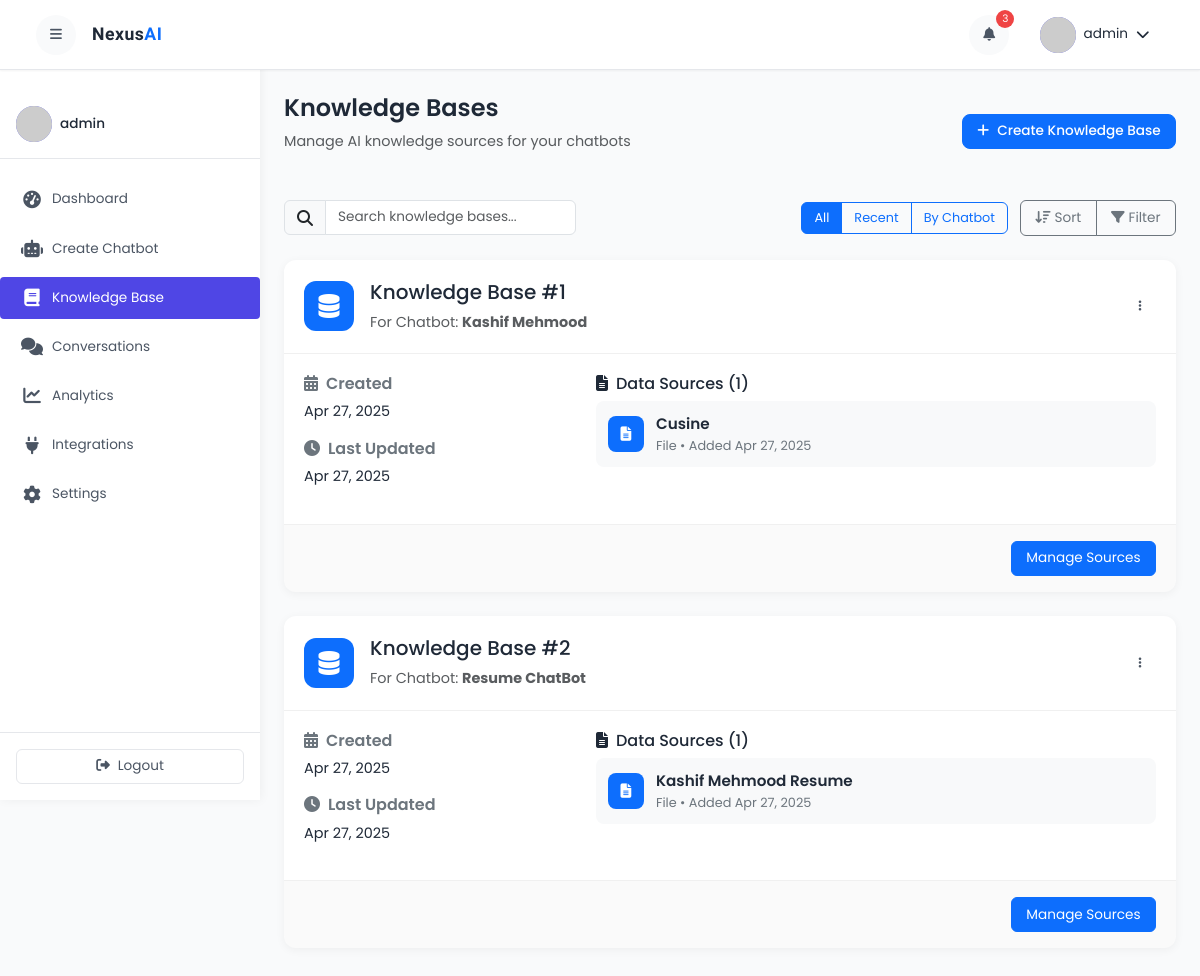
The page /kb/ (signed in) on the database its author committed.
### kb/models.py (models this page shows, shortened)
class KnowledgeBase(models.Model):
    knowledge_base_id = models.UUIDField(primary_key=True, default=uuid.uuid4, editable=False)
    chatbot = models.ForeignKey('chat.Chatbot', on_delete=models.CASCADE)
    created_at = models.DateTimeField(auto_now_add=True)
    updated_at = models.DateTimeField(auto_now=True)

class DataSource(models.Model):
    kb = models.ForeignKey('KnowledgeBase', on_delete=models.CASCADE)
    url = models.URLField(blank=True, null=True)
    file = models.FileField(upload_to='data_sources/', blank=True)
    text_title = models.CharField(max_length=200)
    text_content = models.TextField()
    source_type = models.CharField(max_length=200, choices=SOURCE_TYPE_CHOICES)
    chunk_ids = models.JSONField(blank=True, null=True, default=list)
    created_at = models.DateTimeField(auto_now_add=True)
    updated_at = models.DateTimeField(auto_now=True)

### chat/models.py (models this page shows, shortened)
class Chatbot(models.Model):
    chatbot_id = models.UUIDField(primary_key=True, default=uuid.uuid4, editable=False)
    user = models.ForeignKey(User, on_delete=models.CASCADE)
    name = models.CharField(max_length=255, default="New Chatbot")
    description = models.TextField(null=True, blank=True)
    prompt = models.TextField(null=True, blank=True)
    llm_provider = models.CharField(max_length=255, choices=LLM_PROVIDER_CHOICES, default='openai')
    llm_model = models.CharField(max_length=255, choices=LLM_MODEL_CHOICES, default='gpt-4o-mini')
    is_active = models.BooleanField(default=True)
    is_public = models.BooleanField(default=False)
    created_at = models.DateTimeField(auto_now_add=True)
    updated_at = models.DateTimeField(auto_now=True)

### kb/views.py (the view)
# urls.py: path('', views.knowledge_bases, name='knowledge_base'),
def knowledge_bases(request):
    chatbots = Chatbot.objects.filter(user=request.user)
    knowledge_bases = KnowledgeBase.objects.filter(chatbot__user=request.user)
    data_sources = DataSource.objects.filter(kb__chatbot__user=request.user)
    url_sources_count = data_sources.filter(source_type='url').count()
    file_sources_count = data_sources.filter(source_type='file').count()
    context = {
        'chatbots': chatbots,
        'knowledge_bases': knowledge_bases,
        'data_sources': data_sources,
        'url_sources_count': url_sources_count,
        'file_sources_count': file_sources_count
    }
    return render(request, 'dashboard/knowledge_base.html', context)

### templates/dashboard/knowledge_base.html (shortened to what this page needs)
{% extends 'common/dashboard_base.html' %}
{% load static %}
{% block content %}
<div class="dashboard-header">
    <div class="row align-items-center mb-4">
        <div class="col-md-6">
            <h1 class="page-title">Knowledge Bases</h1>
            <p class="text-muted">Manage AI knowledge sources for your chatbots</p>
        </div>
        <div class="col-md-6 text-md-end">
            <button class="btn btn-primary btn-create" data-bs-toggle="modal" data-bs-target="#createKnowledgeBaseModal">
                <i class="fas fa-plus me-2"></i>Create Knowledge Base
            </button>
        </div>
    </div>
</div>
<div class="knowledge-base-filters mb-4">
    <div class="row g-2">
        <div class="col-md-4">
            <div class="input-group">
                <span class="input-group-text"><i class="fas fa-search"></i></span>
                <input type="text" class="form-control" id="kb-search" placeholder="Search knowledge bases...">
            </div>
        </div>
        <div class="col-md-8 text-md-end">
            <div class="btn-group filter-buttons" role="group">
                <button type="button" class="btn btn-outline-primary active">All</button>
                <button type="button" class="btn btn-outline-primary">Recent</button>
                <button type="button" class="btn btn-outline-primary">By Chatbot</button>
            </div>
            <div class="btn-group ms-2" role="group">
                <button type="button" class="btn btn-outline-secondary"><i class="fas fa-sort-amount-down me-1"></i>Sort</button>
                <button type="button" class="btn btn-outline-secondary"><i class="fas fa-filter me-1"></i>Filter</button>
            </div>
        </div>
    </div>
</div>
{% if knowledge_bases %}
<div class="knowledge-base-list">
    {% for kb in knowledge_bases %}
    <div class="row mb-4">
        <div class="col-12">
            <div class="kb-card">
                <div class="kb-card-header">
                    <div class="d-flex align-items-center">
                        <div class="kb-avatar bg-primary">
                            <i class="fas fa-database"></i>
                        </div>
                        <div class="ms-3">
                            <h5 class="kb-name">Knowledge Base #{{ forloop.counter }}</h5>
                            <p class="text-muted mb-0">For Chatbot: <strong>{{ kb.chatbot.name }}</strong></p>
                        </div>
                    </div>
                    <div class="dropdown">
                        <button class="btn btn-sm btn-icon" type="button" id="dropdownMenuButton{{ kb.knowledge_base_id }}" data-bs-toggle="dropdown" aria-expanded="false">
                            <i class="fas fa-ellipsis-v"></i>
                        </button>
                    </div>
                </div>
                <div class="kb-card-body">
                    <div class="row">
                        <div class="col-md-4">
                            <div class="kb-info">
                                <h6 class="mb-2"><i class="fas fa-calendar-alt me-2"></i>Created</h6>
                                <p>{{ kb.created_at|date:"M d, Y" }}</p>
                            </div>
                            <div class="kb-info">
                                <h6 class="mb-2"><i class="fas fa-clock me-2"></i>Last Updated</h6>
                                <p>{{ kb.updated_at|date:"M d, Y" }}</p>
                            </div>
                        </div>
                        <div class="col-md-8">
                            <h6 class="mb-2"><i class="fas fa-file-alt me-2"></i>Data Sources ({{ kb.datasource_set.count }})</h6>
                            {% if kb.datasource_set.exists %}
                            <div class="data-sources-list">
                                {% for source in kb.datasource_set.all|slice:":5" %}
                                <div class="data-source-item">
                                    <div class="source-icon">
                                        {% if source.source_type == 'url' %}
                                        <i class="fas fa-link"></i>
                                        {% elif source.source_type == 'file' %}
                                        <i class="fas fa-file-alt"></i>
                                        {% else %}
                                        <i class="fas fa-align-left"></i>
                                        {% endif %}
                                    </div>
                                    <div class="source-info">
                                        <p class="source-title">{{ source.text_title }}</p>
                                        <p class="source-type">{{ source.get_source_type_display }} • Added {{ source.created_at|date:"M d, Y" }}</p>
                                    </div>
                                </div>
                                {% endfor %}
                            </div>
                            {% else %}
                            <p class="text-muted">No data sources added yet.</p>
                            {% endif %}
                        </div>
                    </div>
                </div>
                <div class="kb-card-footer">
                    <a href="{% url 'kb:knowledge_base_detail' kb.knowledge_base_id %}" class="btn btn-primary">Manage Sources</a>
                </div>
            </div>
        </div>
    </div>
    {% endfor %}
</div>
{% endif %}
{% endblock %}

### templates/common/dashboard_base.html (shortened to what this page needs)
{% load static %}
<!DOCTYPE html>
<html lang="en">
<head>
    <link href="https://cdn.jsdelivr.net/npm/bootstrap@5.3.0/dist/css/bootstrap.min.css" rel="stylesheet">
    <link rel="stylesheet" href="https://cdnjs.cloudflare.com/ajax/libs/font-awesome/6.4.0/css/all.min.css">
    <link rel="stylesheet" href="{% static 'css/dashboard.css' %}">
</head>
<body>
    <div class="dashboard-container">
        <nav class="navbar navbar-expand-lg navbar-dark fixed-top" id="dashboardNav">
            <div class="container-fluid">
                <div class="d-flex align-items-center">
                    <button class="btn sidebar-toggle me-3" id="sidebarToggle">
                        <i class="fas fa-bars"></i>
                    </button>
                    <a class="navbar-brand" href="#">
                        <span class="logo-text">Nexus<span class="text-primary">AI</span></span>
                    </a>
                </div>
                <div class="ms-auto d-flex align-items-center">
                    <div class="dropdown me-3">
                        <button class="btn notification-btn" type="button" id="notificationDropdown" data-bs-toggle="dropdown" aria-expanded="false">
                            <i class="fas fa-bell"></i>
                            <span class="notification-badge">3</span>
                        </button>
                    </div>
                    <div class="dropdown">
                        <button class="btn user-profile-btn" type="button" id="userDropdown" data-bs-toggle="dropdown" aria-expanded="false">
                            <div class="avatar">
                                <img src="{% static 'img/avatar-placeholder.jpg' %}" alt="User Avatar" onerror="this.src='https://ui-avatars.com/api/?name=User&background=0D8ABC&color=fff'">
                            </div>
                            <span class="d-none d-md-inline-block ms-2">{{ request.user.username }}</span>
                            <i class="fas fa-chevron-down ms-2"></i>
                        </button>
                    </div>
                </div>
            </div>
        </nav>
        <div class="sidebar" id="sidebar">
            <div class="sidebar-header d-flex justify-content-start align-items-center">
                <div class="avatar">
                    <img src="{% static 'img/avatar-placeholder.jpg' %}" alt="User Avatar" onerror="this.src='https://ui-avatars.com/api/?name=User&background=0D8ABC&color=fff'">
                </div>
                <div class="user-info ms-2">
                    <h6 class="mb-0">{{ request.user.username }}</h6>
                </div>
            </div>
            <div class="sidebar-menu">
                <ul class="nav flex-column">
                    <li class="nav-item">
                        <a class="nav-link active" href="{% url 'chat:dashboard' %}"><i class="fas fa-tachometer-alt me-2"></i><span class="nav-text">Dashboard</span></a>
                    </li>
                    <li class="nav-item">
                        <a class="nav-link" href="{% url 'chat:create_chatbot_page' %}"><i class="fas fa-robot me-2"></i><span class="nav-text">Create Chatbot</span></a>
                    </li>
                    <li class="nav-item">
                        <a class="nav-link" href="{% url 'kb:knowledge_base' %}"><i class="fas fa-book me-2"></i><span class="nav-text">Knowledge Base</span></a>
                    </li>
                    <li class="nav-item">
                        <a class="nav-link" href="#"><i class="fas fa-comments me-2"></i><span class="nav-text">Conversations</span></a>
                    </li>
                    <li class="nav-item">
                        <a class="nav-link" href="#"><i class="fas fa-chart-line me-2"></i><span class="nav-text">Analytics</span></a>
                    </li>
                    <li class="nav-item">
                        <a class="nav-link" href="#"><i class="fas fa-plug me-2"></i><span class="nav-text">Integrations</span></a>
                    </li>
                    <li class="nav-item">
                        <a class="nav-link" href="#"><i class="fas fa-cog me-2"></i><span class="nav-text">Settings</span></a>
                    </li>
                </ul>
            </div>
            <div class="sidebar-footer">
                <a href="#" class="btn btn-logout w-100"><i class="fas fa-sign-out-alt me-2"></i><span class="logout-text">Logout</span></a>
            </div>
        </div>
        <div class="main-content" id="main-content">
            <div class="container-fluid p-4">
                {% block content %}{% endblock %}
            </div>
        </div>
    </div>
</body>
</html>

### templates/dashboard/knowledge_base.html (style rules this page uses)
.kb-card { border-radius: 12px; box-shadow: 0 2px 10px rgba(0, 0, 0, 0.05); background-color: #fff; overflow: hidden; transition: all 0.3s ease; }
.kb-card-header { display: flex; justify-content: space-between; align-items: center; padding: 1.25rem; border-bottom: 1px solid #f0f0f0; }
.kb-avatar { width: 50px; height: 50px; border-radius: 12px; display: flex; align-items: center; justify-content: center; font-size: 1.5rem; color: white; }
.kb-avatar.bg-primary { background-color: var(--bs-primary); }
.kb-card-body { padding: 1.25rem; }
.kb-info h6 { color: var(--bs-gray-600); font-weight: 600; }
.kb-card-footer { padding: 1rem 1.25rem; background-color: rgba(0, 0, 0, 0.02); border-top: 1px solid #f0f0f0; display: flex; justify-content: flex-end; }
.data-sources-list { max-height: 300px; overflow-y: auto; }
.data-source-item { display: flex; align-items: center; padding: 0.75rem; border-radius: 8px; background-color: #f8f9fa; margin-bottom: 0.5rem; }
.source-icon { width: 36px; height: 36px; border-radius: 8px; background-color: var(--bs-primary); color: white; display: flex; align-items: center; justify-content: center; margin-right: 0.75rem; }
.source-info { flex: 1; }
.source-info p { margin-bottom: 0; }
.source-title { font-weight: 600; font-size: 0.95rem; }
.source-type { font-size: 0.8rem; color: var(--bs-gray-600); }

### rows shown on the page
KnowledgeBase: chatbot.name "Kashif Mehmood", created_at "Apr 27, 2025", updated_at "Apr 27, 2025", datasource_set.count "1"
DataSource: text_title "Cusine", source_type "File", created_at "Apr 27, 2025"
KnowledgeBase: chatbot.name "Resume ChatBot", created_at "Apr 27, 2025", updated_at "Apr 27, 2025", datasource_set.count "1"
DataSource: text_title "Kashif Mehmood Resume", source_type "File", created_at "Apr 27, 2025"

### other values the page prints
{{ request.user.username }} "admin"
